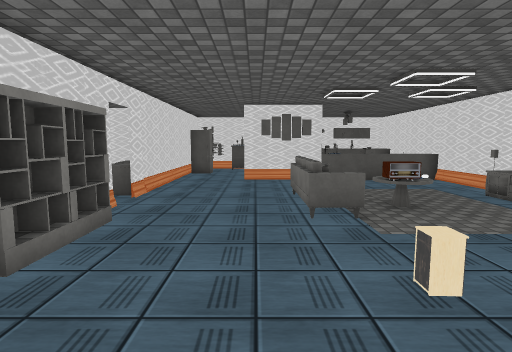
View 1 (above)

16 first-person views from a walk through a Unity game level. The camera is 1.5 m above the floor, tilts 6° down and sees 80° across. The floor is counted in squares, 1 m on a side. Each view is taken from the middle of a square. On the plan, view 1 faces up. The plan holds only what a view shows up to about 15 squares ahead; the rest is blank. The player is left out. Some animated figures are left out. Door leaves are left out, so doorways stand open. Some surface patterns are stand-ins.

View 2
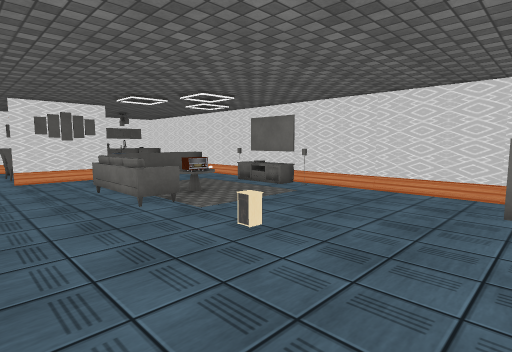

View 3
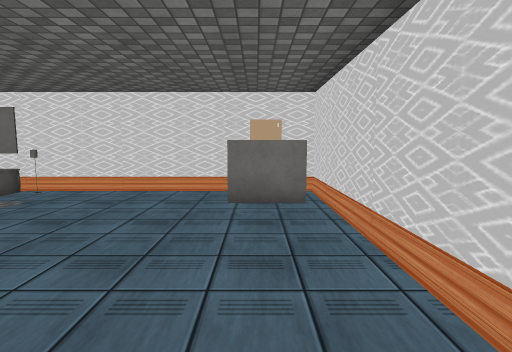

View 4
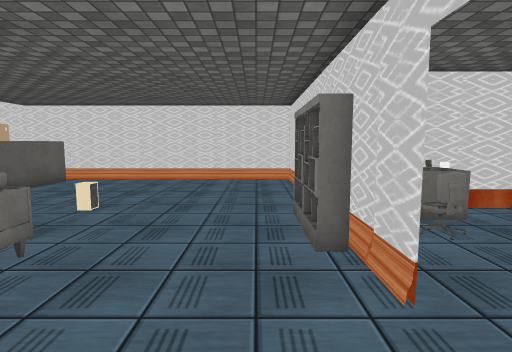

View 5
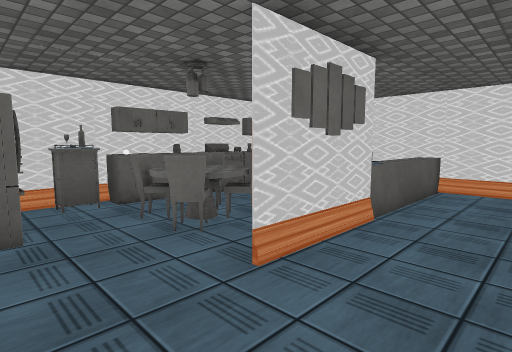

View 6
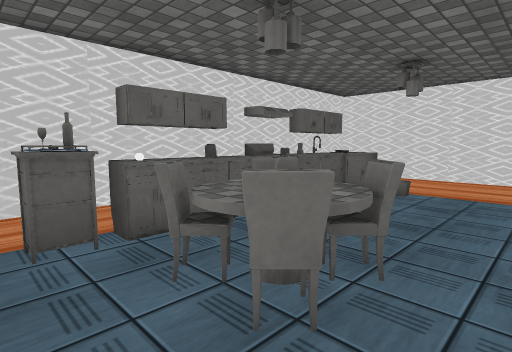

View 7
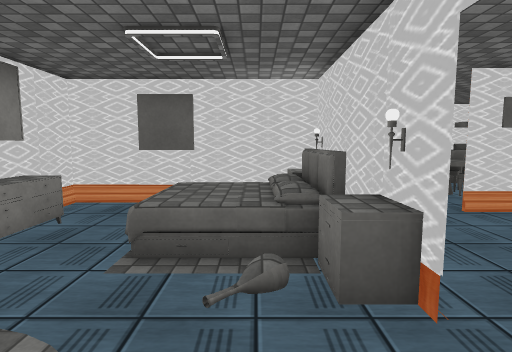

View 8
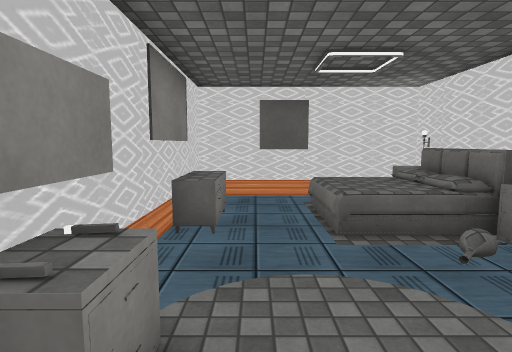

View 9
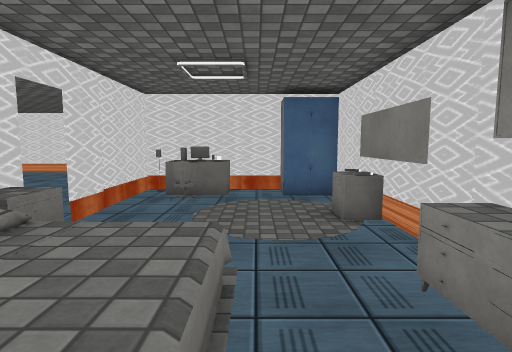

View 10
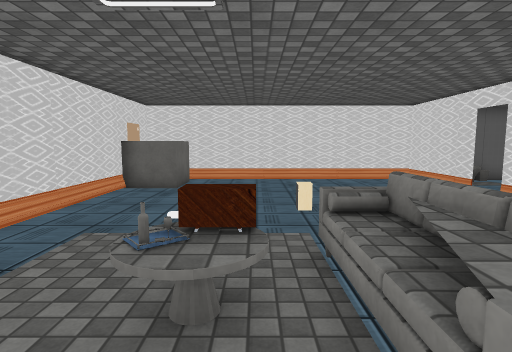

View 11
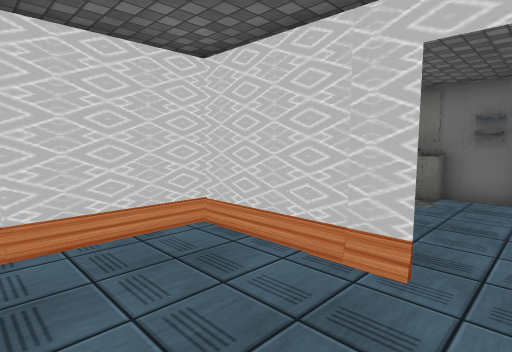

View 12
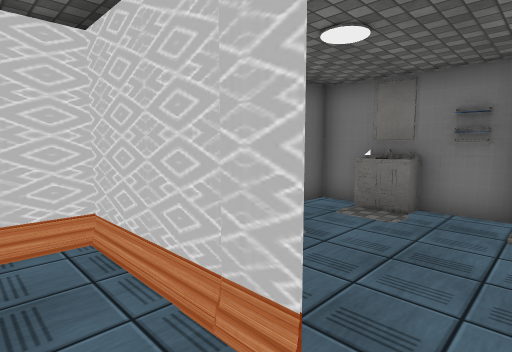

View 13
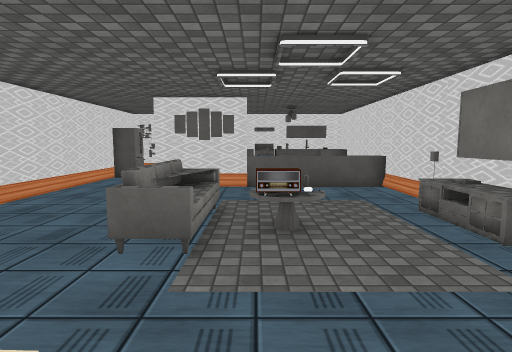

View 14
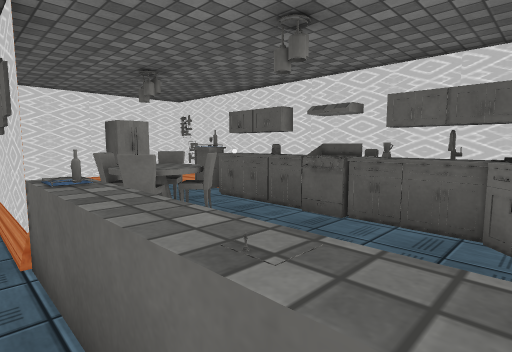

View 15
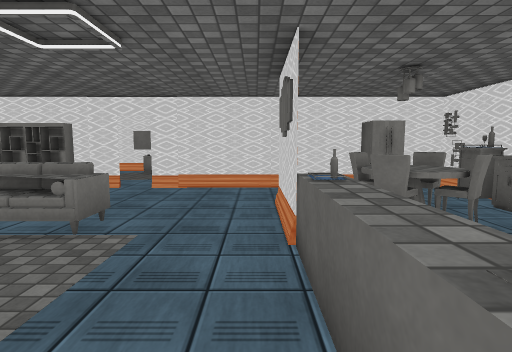

View 16
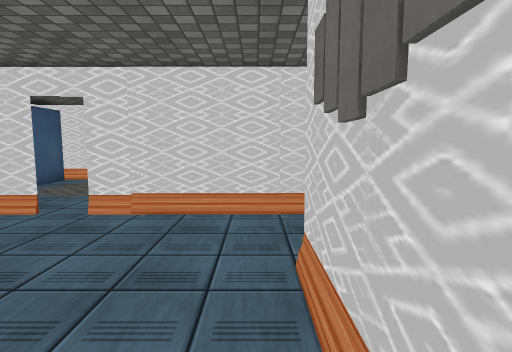

### Floor plan
Points are (right, up) in squares from view 1. A wall is a line through its corners. A room is listed if a view was taken in it or the views show most of it. See-through windows are left out.
Room 1 (views 1, 2, 3, 4, 5, 6, 7, 8, 9, 10, 11, 12, 13, 14, 15, 16)
walls: (-3.5, 8.4) (-3.5, 8.9); (-3.5, 7.4) (-3.5, 6.5) (-3.5, 7.4); (-3.4, 13.6) (-9.6, 13.6) (-9.6, 11.4); (-3.5, 1) (-3.5, -2.8) (7.5, -2.8) (7.5, 18.4); (7.6, 12.6) (-0.5, 12.6); (-7.9, 3.1) (-5.5, 3.1); (-9.6, 9.6) (-9.6, 3.1); (1.6, 17.6) (0.5, 17.6); (1.6, 18.3) (0.4, 18.3); (-2.4, 18.3) (-3.5, 18.3) (-3.5, 13.4); (7.6, 17.1) (6.7, 17.1) (6.4, 17.4)
ways out: opening at (-5, 2); open door at (-3, 8); gap at (-3.3, 1.7)
objects: closet (-9, 4); table (-9, 6) to (-9, 7); other object (-9, 10) to (-9, 12); bed (-7, 10) to (-4, 12); other object (-6, 4); other object (-5, 3); other object (-5, 4); chair (-5, 5); rug (-5, 9); other object (-4, 3); other object (-4, 4); table (-4, 9) to (-4, 10); other object (-4, 12) to (-4, 13); shelf (-3, 3) to (-3, 4); shelf (-3, 5) to (-3, 6); fridge (-3, 16) to (-2, 16); other object (-2, 18); other object (-1, 18); chair (0, 14) to (0, 15); chair (0, 16); other object (0, 18); sofa (1, 6) to (2, 9); chair (1, 14) to (2, 15); chair (1, 16) to (2, 16); other object (2, 3); other object (2, 18); other object (3, 7); table (3, 8) to (4, 8); other object (3, 13); stove (3, 18); rug (4, 7); other object (4, 18); other object (5, 18); cube (6, -2) to (7, -1); other object (6, 18); table (7, 6); TV (7, 7); other object (7, 8); table (7, 9); other object (7, 18)

Positions as (right, up) in squares from view 1, and headings:
1: (0, 0), facing up
2: (-2, -1), facing up-right
3: (-2, -1), facing right
4: (-2, 10), facing down
5: (-3, 10), facing up-right
6: (-2, 13), facing up-right
7: (-5, 6), facing up
8: (-8, 5), facing up
9: (-7, 13), facing down
10: (3, 10), facing down
11: (0, 2), facing down-left
12: (-2, 2), facing down-left
13: (3, 2), facing up
14: (7, 12), facing up-left
15: (7, 12), facing left
16: (3, 12), facing left
